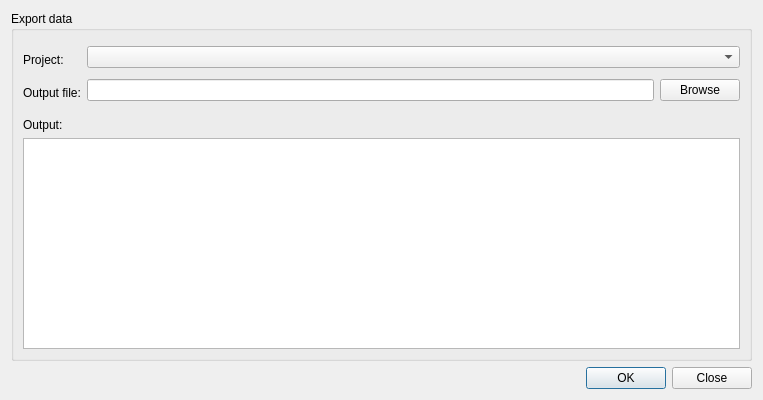
<?xml version="1.0" encoding="UTF-8"?>
<ui version="4.0">
 <class>ExportProject</class>
 <widget class="QDialog" name="ExportProject">
  <property name="geometry">
   <rect>
    <x>0</x>
    <y>0</y>
    <width>763</width>
    <height>400</height>
   </rect>
  </property>
  <property name="windowTitle">
   <string>Export Project</string>
  </property>
  <layout class="QVBoxLayout" name="verticalLayout_3">
   <item>
    <widget class="QGroupBox" name="groupBox">
     <property name="title">
      <string>Export data </string>
     </property>
     <property name="flat">
      <bool>false</bool>
     </property>
     <layout class="QVBoxLayout" name="verticalLayout">
      <item>
       <layout class="QFormLayout" name="formLayout">
        <property name="fieldGrowthPolicy">
         <enum>QFormLayout::AllNonFixedFieldsGrow</enum>
        </property>
        <item row="0" column="1">
         <layout class="QHBoxLayout" name="horizontalLayout"/>
        </item>
        <item row="1" column="0">
         <widget class="QLabel" name="label_6">
          <property name="minimumSize">
           <size>
            <width>0</width>
            <height>27</height>
           </size>
          </property>
          <property name="text">
           <string>Project:</string>
          </property>
         </widget>
        </item>
        <item row="1" column="1">
         <widget class="QComboBox" name="cBoxProject">
          <property name="enabled">
           <bool>true</bool>
          </property>
          <property name="sizePolicy">
           <sizepolicy hsizetype="MinimumExpanding" vsizetype="Fixed">
            <horstretch>0</horstretch>
            <verstretch>0</verstretch>
           </sizepolicy>
          </property>
         </widget>
        </item>
        <item row="2" column="0">
         <widget class="QLabel" name="label">
          <property name="minimumSize">
           <size>
            <width>0</width>
            <height>27</height>
           </size>
          </property>
          <property name="text">
           <string>Output file:</string>
          </property>
         </widget>
        </item>
        <item row="2" column="1">
         <layout class="QHBoxLayout" name="horizontalLayout_2">
          <item>
           <widget class="QLineEdit" name="lineEditOutputFile">
            <property name="text">
             <string/>
            </property>
           </widget>
          </item>
          <item>
           <widget class="QPushButton" name="btnBrowseOutputFile">
            <property name="enabled">
             <bool>true</bool>
            </property>
            <property name="text">
             <string>Browse</string>
            </property>
           </widget>
          </item>
         </layout>
        </item>
        <item row="3" column="1">
         <layout class="QHBoxLayout" name="horizontalLayout_3"/>
        </item>
       </layout>
      </item>
      <item>
       <widget class="QLabel" name="label_4">
        <property name="text">
         <string>Output:</string>
        </property>
       </widget>
      </item>
      <item>
       <widget class="QPlainTextEdit" name="textEditExportOutput">
        <property name="font">
         <font>
          <pointsize>8</pointsize>
         </font>
        </property>
        <property name="layoutDirection">
         <enum>Qt::LeftToRight</enum>
        </property>
        <property name="lineWrapMode">
         <enum>QPlainTextEdit::NoWrap</enum>
        </property>
        <property name="readOnly">
         <bool>true</bool>
        </property>
       </widget>
      </item>
     </layout>
    </widget>
   </item>
   <item>
    <widget class="QDialogButtonBox" name="buttonBox">
     <property name="orientation">
      <enum>Qt::Horizontal</enum>
     </property>
     <property name="standardButtons">
      <set>QDialogButtonBox::Close|QDialogButtonBox::Ok</set>
     </property>
    </widget>
   </item>
  </layout>
 </widget>
 <resources/>
 <connections>
  <connection>
   <sender>buttonBox</sender>
   <signal>accepted()</signal>
   <receiver>ExportProject</receiver>
   <slot>accept()</slot>
   <hints>
    <hint type="sourcelabel">
     <x>248</x>
     <y>254</y>
    </hint>
    <hint type="destinationlabel">
     <x>157</x>
     <y>274</y>
    </hint>
   </hints>
  </connection>
  <connection>
   <sender>buttonBox</sender>
   <signal>rejected()</signal>
   <receiver>ExportProject</receiver>
   <slot>reject()</slot>
   <hints>
    <hint type="sourcelabel">
     <x>316</x>
     <y>260</y>
    </hint>
    <hint type="destinationlabel">
     <x>286</x>
     <y>274</y>
    </hint>
   </hints>
  </connection>
 </connections>
</ui>
